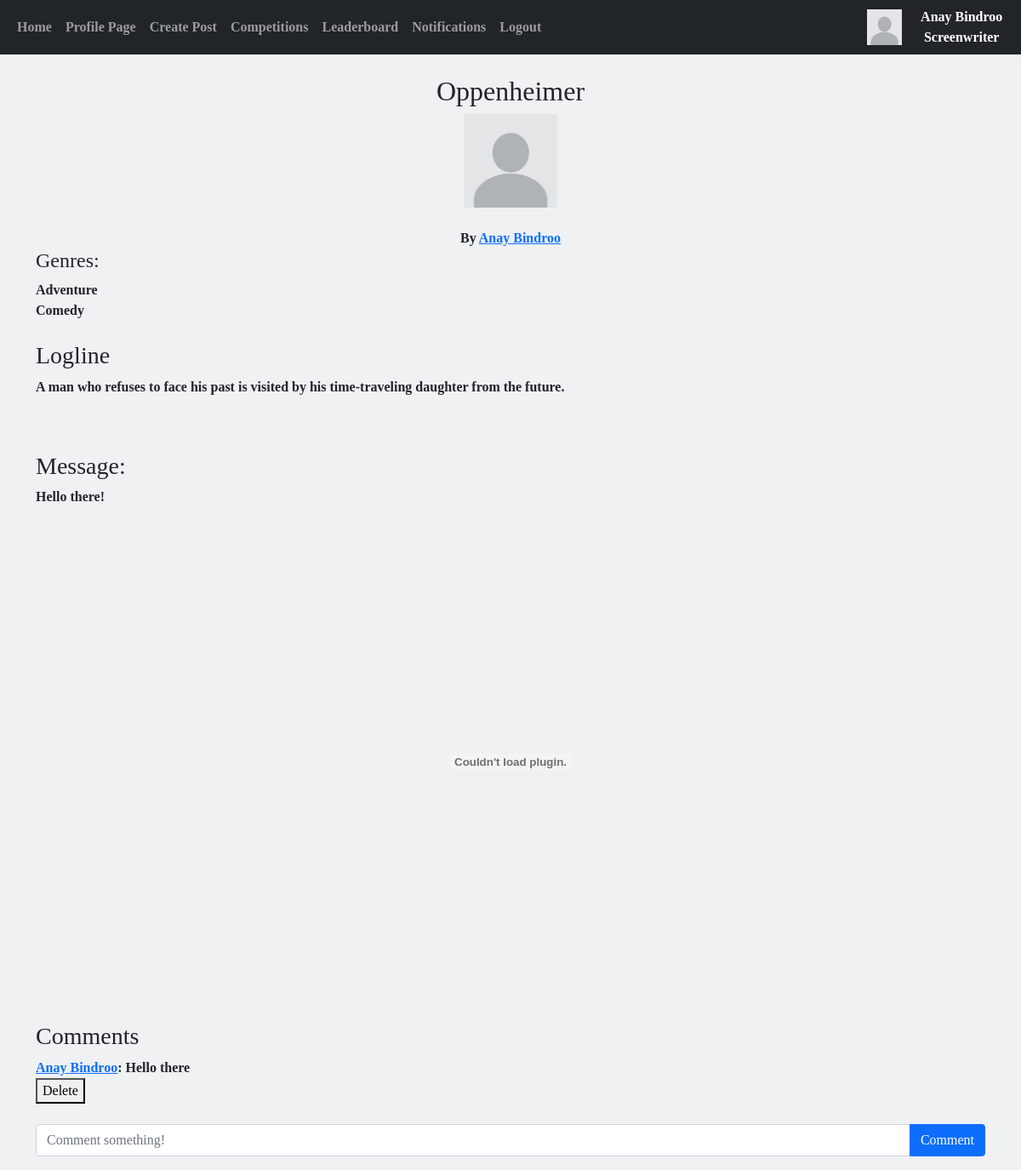
Page /script/1 (signed in) on the earlier database version.
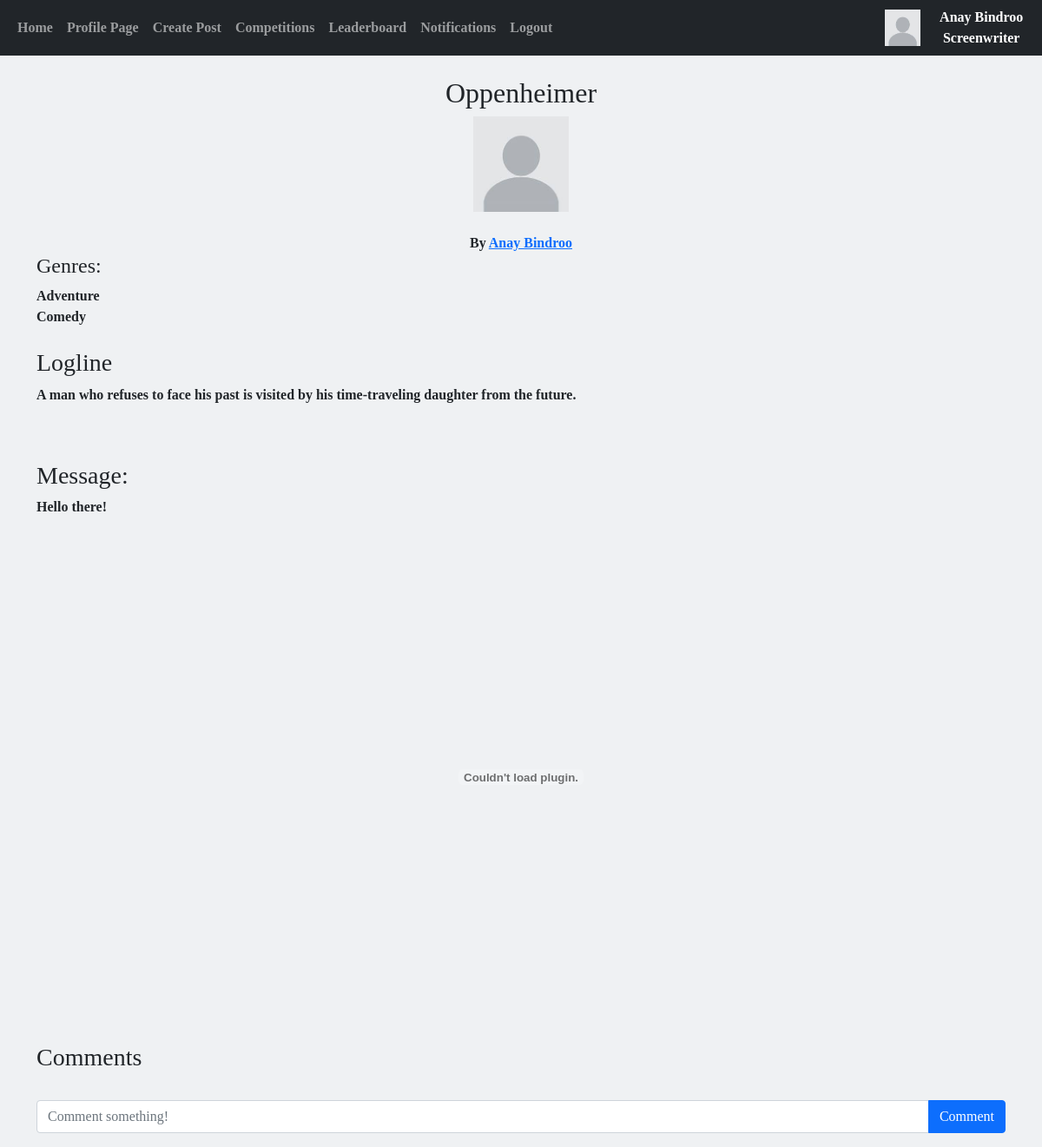
Same page on the later database version.
### website/models.py (models this page shows)
class ScriptHas(db.Model):
    __tablename__ = "ScriptHas"
    scriptid = db.Column(db.Integer, db.ForeignKey('Screenplays.scriptid'), primary_key=True)
    genreid = db.Column(db.Integer, db.ForeignKey('Genres.genreid'), primary_key=True)

class Genres(db.Model):
    __tablename__ = "Genres"
    genreid = db.Column(db.Integer, primary_key=True)
    genre = db.Column(db.String(50))
    genres = db.relationship('ScriptHas', backref="has")
    genres2 = db.relationship('CompHas', backref="has")

class Comments(db.Model):
    __tablename__ = "Comments"
    commentid = db.Column(db.Integer, primary_key=True)
    writerid = db.Column(db.Integer, db.ForeignKey('Screenwriters.writerid'))
    scriptid = db.Column(db.Integer, db.ForeignKey('Screenplays.scriptid'))
    comment = db.Column(db.String(300))
    datetime_created = db.Column(db.DateTime(timezone=True), default=func.now())
    responses = db.relationship('Notifications', backref="comment", passive_deletes=True)

class Users(db.Model, UserMixin):
    __tablename__ = "Users"
    id = db.Column(db.Integer, primary_key=True)
    email = db.Column(db.String(150), unique=True)
    username = db.Column(db.String(150), unique=True)
    forename = db.Column(db.String(75), unique=True)
    surname = db.Column(db.String(75))
    password = db.Column(db.String(150))
    accounttype = db.Column(db.Integer)
    profilepic = db.Column(db.String(), nullable=True)
    biography = db.Column(db.Text)
    insta = db.Column(db.String(), nullable=True)
    twitter = db.Column(db.String(), nullable=True)
    notifnum = db.Column(db.Integer)
    date_created = db.Column(db.DateTime(timezone=True), default=func.now())
    writers = db.relationship('Screenwriters', backref="user", passive_deletes=True)
    producers = db.relationship('Producers', backref="user", passive_deletes=True)

### website/homepage.py (the view)
@homepage.route("/script/<scriptid>", methods=['GET', 'POST'])
@login_required
def script(scriptid):
    UpdateNotificationNumber(current_user.id)
    script = Screenplays.query.filter_by(scriptid=scriptid).first()
    scripthas = ScriptHas.query.all()
    comments = Comments.query.filter_by(scriptid=scriptid)
    return flask.render_template("script_full.html", post=script, scripthas=scripthas, user=current_user, comments=comments)

### website/update.py (called while the page is built, shortened)
def UpdateNotificationNumber(userid): # Updates the number of unseen notification a user has
    if current_user.accounttype == 1:
        writer = Screenwriters.query.filter_by(userid=userid).first()
        notifs = Notifications.query.filter_by(writerid=writer.writerid)
        number = 0
        if notifs:
            current_user.notifnum = number
            db.session.commit()
        else:
            current_user.notifnum = 0
            db.session.commit()

### website/templates/script_full.html (shortened to what this page needs)
{% extends "base.html" %}{% block title %}{{post.title}}{% endblock %} {% block content
    %}
<!DOCTYPE html>
<html lang="en">
<head>
</head>
<body>
    <div style="text-align: center">
        <h2>{{post.title}}</h2>
        {% if post.writer.user.profilepic %}
        <img src="{{ url_for('static', filename='images/'+ post.writer.user.profilepic) }}" width = "110px" height = "110px" alt="Profile picture">
        {% else %}
        <img src="/static/images/default.jpg" alt="Default profile picture" width = "110px" height = "110px">
        {% endif %}
        <br>
        <br>
        By <a href="/profilepage/{{post.writer.user.id}}">{{post.writer.user.username}}</a>
    </div>
    <div style="text-align:left">
        <h4>Genres:</h4>
        {% for script in scripthas %}
            {% if script.scriptid == post.scriptid %}
                <b>{{script.has.genre}}</b><br>
            {% endif %}
        {% endfor %}
    </div>
    <br>
    <h3>Logline</h3>
    <p>{{post.logline}}</p>
    <br>
    <br>
    <h3>Message:</h3>
    {{post.message}}
    <br>
    <br>
    <embed style="text-align: center;" src="{{url_for('static', filename='files/'+ post.screenplay)}}#toolbar=0" width = "100%" height = "550px">
    <br>
    <br>
    {% if user.accounttype == 1 %}
            <h3>Comments</h3>
            {% for comment in comments %}
                {% if comment.scriptid == post.scriptid %}
                    <div style="text-align:left">
                        <b><a href="/profilepage/{{comment.writer.user.id}}">{{comment.writer.user.username}}</a></b>:
                        {{comment.comment}}
                    </div>
                    {% if comment.writer.user.id == user.id %}
                        <form method="POST" action="/delete-comment/{{ comment.commentid }}">
                            <button type="submit" name="Delete">Delete</button>
                        </form>
                    {% endif %}
                {% endif %}
            {% endfor %}
            <br>
            <form class="input-group mb-3"method="POST" action="/create-comment/{{post.scriptid}}">
                <input type="text" id="text" name="text" class="form-control" placeholder="Comment something!"/>
                <button type="submit" class="btn btn-primary">Comment</button>
            </form>
            </div>
    {% endif %}
 </body>
</html>
{% endblock %}

Differences in the rows shown:
removed Comments: writer.user.username "Anay Bindroo", comment "Hello there"
